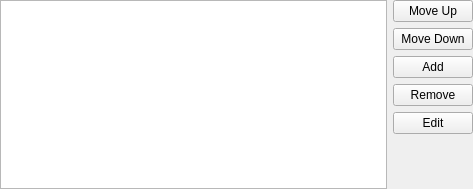
<?xml version="1.0" encoding="UTF-8"?>
<ui version="4.0">
 <class>OxygenExceptionListWidget</class>
 <widget class="QWidget" name="OxygenExceptionListWidget">
  <property name="geometry">
   <rect>
    <x>0</x>
    <y>0</y>
    <width>473</width>
    <height>189</height>
   </rect>
  </property>
  <property name="sizePolicy">
   <sizepolicy hsizetype="Preferred" vsizetype="Preferred">
    <horstretch>0</horstretch>
    <verstretch>0</verstretch>
   </sizepolicy>
  </property>
  <property name="minimumSize">
   <size>
    <width>0</width>
    <height>0</height>
   </size>
  </property>
  <layout class="QHBoxLayout" name="horizontalLayout" stretch="1,0">
   <property name="margin">
    <number>0</number>
   </property>
   <item>
    <widget class="QTreeView" name="exceptionListView">
     <property name="sizePolicy">
      <sizepolicy hsizetype="Expanding" vsizetype="Expanding">
       <horstretch>0</horstretch>
       <verstretch>0</verstretch>
      </sizepolicy>
     </property>
     <property name="minimumSize">
      <size>
       <width>100</width>
       <height>100</height>
      </size>
     </property>
     <property name="rootIsDecorated">
      <bool>false</bool>
     </property>
     <property name="allColumnsShowFocus">
      <bool>true</bool>
     </property>
    </widget>
   </item>
   <item>
    <layout class="QVBoxLayout" name="verticalLayout">
     <item>
      <widget class="KPushButton" name="moveUpButton">
       <property name="text">
        <string>Move Up</string>
       </property>
      </widget>
     </item>
     <item>
      <widget class="KPushButton" name="moveDownButton">
       <property name="text">
        <string>Move Down</string>
       </property>
      </widget>
     </item>
     <item>
      <widget class="KPushButton" name="addButton">
       <property name="text">
        <string>Add</string>
       </property>
      </widget>
     </item>
     <item>
      <widget class="KPushButton" name="removeButton">
       <property name="text">
        <string>Remove</string>
       </property>
      </widget>
     </item>
     <item>
      <widget class="KPushButton" name="editButton">
       <property name="text">
        <string>Edit</string>
       </property>
      </widget>
     </item>
     <item>
      <spacer name="verticalSpacer">
       <property name="orientation">
        <enum>Qt::Vertical</enum>
       </property>
       <property name="sizeHint" stdset="0">
        <size>
         <width>20</width>
         <height>1</height>
        </size>
       </property>
      </spacer>
     </item>
    </layout>
   </item>
  </layout>
 </widget>
 <customwidgets>
  <customwidget>
   <class>KPushButton</class>
   <extends>QPushButton</extends>
   <header>kpushbutton.h</header>
  </customwidget>
 </customwidgets>
 <resources/>
 <connections/>
</ui>
